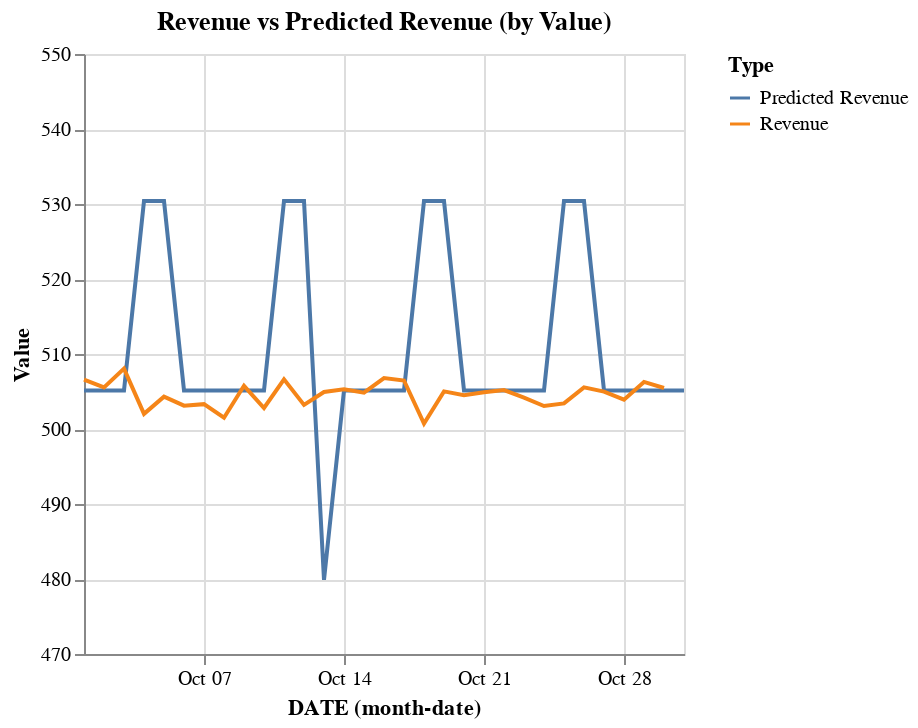

Notebook source saved alongside this figure:
### Code cell
df_forecast_labeled = df_forecast.copy()
df_forecast_labeled['Label'] = 'Predicted Revenue'
df_forecast_labeled = df_forecast_labeled.rename(columns={'PREDICTED_REVENUE': 'Value'})

df_last_year_labeled = df_transactions_filtered_groupby.copy()
df_last_year_labeled['Label'] = 'Revenue'
df_last_year_labeled = df_last_year_labeled.rename(columns={'REVENUE': 'Value'})

# Combine
combined_df = pd.concat([
    df_forecast_labeled[['DATE', 'Value', 'Label']],
    df_last_year_labeled[['DATE', 'Value', 'Label']]
])

# Plot with Value on X and color based on Label
final_chart = alt.Chart(combined_df).mark_line().encode(
    y=alt.Y('Value:Q',scale=alt.Scale(domain=[470, 550])),
    x='monthdate(DATE):T',
    color=alt.Color('Label:N', legend=alt.Legend(title='Type')),
    tooltip=['DATE', 'Value', 'Label']
).properties(
    title='Revenue vs Predicted Revenue (by Value)'
)

final_chart

### Figure 1 — Vega-Lite specification as saved in the notebook (floating-point values rounded to 4 significant figures)
{"config": {"view": {"continuousWidth": 300, "continuousHeight": 300}}, "data": {"name": "data-60585e1a794840cf57ec05110f9b4470"}, "mark": {"type": "line"}, "encoding": {"color": {"field": "Label", "legend": {"title": "Type"}, "type": "nominal"}, "tooltip": [{"field": "DATE", "type": "temporal"}, {"field": "Value", "type": "quantitative"}, {"field": "Label", "type": "nominal"}], "x": {"field": "DATE", "timeUnit": "monthdate", "type": "temporal"}, "y": {"field": "Value", "scale": {"domain": [470, 550]}, "type": "quantitative"}}, "title": "Revenue vs Predicted Revenue (by Value)", "$schema": "https://vega.github.io/schema/vega-lite/v5.20.1.json", "datasets": {"data-60585e1a794840cf57ec05110f9b4470": [{"DATE": "2025-10-01T00:00:00.000000", "Value": 505.1, "Label": "Predicted Revenue"}, {"DATE": "2025-10-02T00:00:00.000000", "Value": 505.1, "Label": "Predicted Revenue"}, {"DATE": "2025-10-03T00:00:00.000000", "Value": 505.1, "Label": "Predicted Revenue"}, {"DATE": "2025-10-04T00:00:00.000000", "Value": 530.4, "Label": "Predicted Revenue"}, {"DATE": "2025-10-05T00:00:00.000000", "Value": 530.4, "Label": "Predicted Revenue"}, {"DATE": "2025-10-06T00:00:00.000000", "Value": 505.1, "Label": "Predicted Revenue"}, {"DATE": "2025-10-07T00:00:00.000000", "Value": 505.1, "Label": "Predicted Revenue"}, {"DATE": "2025-10-08T00:00:00.000000", "Value": 505.1, "Label": "Predicted Revenue"}, {"DATE": "2025-10-09T00:00:00.000000", "Value": 505.1, "Label": "Predicted Revenue"}, {"DATE": "2025-10-10T00:00:00.000000", "Value": 505.1, "Label": "Predicted Revenue"}, {"DATE": "2025-10-11T00:00:00.000000", "Value": 530.4, "Label": "Predicted Revenue"}, {"DATE": "2025-10-12T00:00:00.000000", "Value": 530.4, "Label": "Predicted Revenue"}, {"DATE": "2025-10-13T00:00:00.000000", "Value": 479.9, "Label": "Predicted Revenue"}, {"DATE": "2025-10-14T00:00:00.000000", "Value": 505.1, "Label": "Predicted Revenue"}, {"DATE": "2025-10-15T00:00:00.000000", "Value": 505.1, "Label": "Predicted Revenue"}, {"DATE": "2025-10-16T00:00:00.000000", "Value": 505.1, "Label": "Predicted Revenue"}, {"DATE": "2025-10-17T00:00:00.000000", "Value": 505.1, "Label": "Predicted Revenue"}, {"DATE": "2025-10-18T00:00:00.000000", "Value": 530.4, "Label": "Predicted Revenue"}, {"DATE": "2025-10-19T00:00:00.000000", "Value": 530.4, "Label": "Predicted Revenue"}, {"DATE": "2025-10-20T00:00:00.000000", "Value": 505.1, "Label": "Predicted Revenue"}, {"DATE": "2025-10-21T00:00:00.000000", "Value": 505.1, "Label": "Predicted Revenue"}, {"DATE": "2025-10-22T00:00:00.000000", "Value": 505.1, "Label": "Predicted Revenue"}, {"DATE": "2025-10-23T00:00:00.000000", "Value": 505.1, "Label": "Predicted Revenue"}, {"DATE": "2025-10-24T00:00:00.000000", "Value": 505.1, "Label": "Predicted Revenue"}, {"DATE": "2025-10-25T00:00:00.000000", "Value": 530.4, "Label": "Predicted Revenue"}, {"DATE": "2025-10-26T00:00:00.000000", "Value": 530.4, "Label": "Predicted Revenue"}, {"DATE": "2025-10-27T00:00:00.000000", "Value": 505.1, "Label": "Predicted Revenue"}, {"DATE": "2025-10-28T00:00:00.000000", "Value": 505.1, "Label": "Predicted Revenue"}, {"DATE": "2025-10-29T00:00:00.000000", "Value": 505.1, "Label": "Predicted Revenue"}, {"DATE": "2025-10-30T00:00:00.000000", "Value": 505.1, "Label": "Predicted Revenue"}, {"DATE": "2025-10-31T00:00:00.000000", "Value": 505.1, "Label": "Predicted Revenue"}, {"DATE": "2024-10-01T00:00:00.000000", "Value": 506.6, "Label": "Revenue"}, {"DATE": "2024-10-02T00:00:00.000000", "Value": 505.6, "Label": "Revenue"}, {"DATE": "2024-10-03T00:00:00.000000", "Value": 508.0, "Label": "Revenue"}, {"DATE": "2024-10-04T00:00:00.000000", "Value": 502.0, "Label": "Revenue"}, {"DATE": "2024-10-05T00:00:00.000000", "Value": 504.3, "Label": "Revenue"}, {"DATE": "2024-10-06T00:00:00.000000", "Value": 503.1, "Label": "Revenue"}, {"DATE": "2024-10-07T00:00:00.000000", "Value": 503.3, "Label": "Revenue"}, {"DATE": "2024-10-08T00:00:00.000000", "Value": 501.5, "Label": "Revenue"}, {"DATE": "2024-10-09T00:00:00.000000", "Value": 505.8, "Label": "Revenue"}, {"DATE": "2024-10-10T00:00:00.000000", "Value": 502.8, "Label": "Revenue"}, {"DATE": "2024-10-11T00:00:00.000000", "Value": 506.6, "Label": "Revenue"}, {"DATE": "2024-10-12T00:00:00.000000", "Value": 503.2, "Label": "Revenue"}, {"DATE": "2024-10-13T00:00:00.000000", "Value": 504.9, "Label": "Revenue"}, {"DATE": "2024-10-14T00:00:00.000000", "Value": 505.3, "Label": "Revenue"}, {"DATE": "2024-10-15T00:00:00.000000", "Value": 504.8, "Label": "Revenue"}, {"DATE": "2024-10-16T00:00:00.000000", "Value": 506.8, "Label": "Revenue"}, {"DATE": "2024-10-17T00:00:00.000000", "Value": 506.5, "Label": "Revenue"}, {"DATE": "2024-10-18T00:00:00.000000", "Value": 500.7, "Label": "Revenue"}, {"DATE": "2024-10-19T00:00:00.000000", "Value": 505.0, "Label": "Revenue"}, {"DATE": "2024-10-20T00:00:00.000000", "Value": 504.5, "Label": "Revenue"}, {"DATE": "2024-10-21T00:00:00.000000", "Value": 504.9, "Label": "Revenue"}, {"DATE": "2024-10-22T00:00:00.000000", "Value": 505.2, "Label": "Revenue"}, {"DATE": "2024-10-23T00:00:00.000000", "Value": 504.2, "Label": "Revenue"}, {"DATE": "2024-10-24T00:00:00.000000", "Value": 503.1, "Label": "Revenue"}, {"DATE": "2024-10-25T00:00:00.000000", "Value": 503.4, "Label": "Revenue"}, {"DATE": "2024-10-26T00:00:00.000000", "Value": 505.6, "Label": "Revenue"}, {"DATE": "2024-10-27T00:00:00.000000", "Value": 505.0, "Label": "Revenue"}, {"DATE": "2024-10-28T00:00:00.000000", "Value": 503.9, "Label": "Revenue"}, {"DATE": "2024-10-29T00:00:00.000000", "Value": 506.3, "Label": "Revenue"}, {"DATE": "2024-10-30T00:00:00.000000", "Value": 505.5, "Label": "Revenue"}]}}
